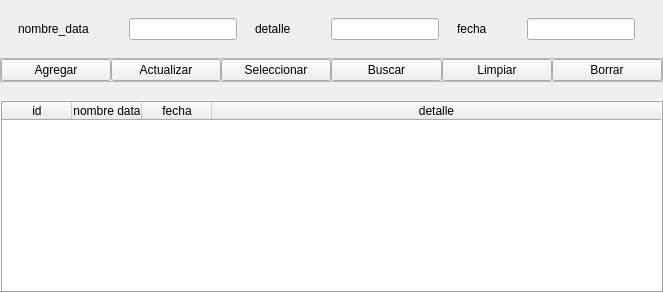
              <widget class="QWidget" name="rde_tab">
               <attribute name="title">
                <string>Registro Data Experimental</string>
               </attribute>
               <layout class="QVBoxLayout" name="verticalLayout_6">
                <property name="spacing">
                 <number>0</number>
                </property>
                <property name="leftMargin">
                 <number>0</number>
                </property>
                <property name="topMargin">
                 <number>0</number>
                </property>
                <property name="rightMargin">
                 <number>0</number>
                </property>
                <property name="bottomMargin">
                 <number>0</number>
                </property>
                <item>
                 <layout class="QVBoxLayout" name="verticalLayout_7">
                  <property name="spacing">
                   <number>0</number>
                  </property>
                  <item>
                   <spacer name="verticalSpacer_6">
                    <property name="orientation">
                     <enum>Qt::Vertical</enum>
                    </property>
                    <property name="sizeHint" stdset="0">
                     <size>
                      <width>20</width>
                      <height>18</height>
                     </size>
                    </property>
                   </spacer>
                  </item>
                  <item>
                   <layout class="QHBoxLayout" name="horizontalLayout_11">
                    <property name="spacing">
                     <number>0</number>
                    </property>
                    <item>
                     <spacer name="horizontalSpacer_11">
                      <property name="orientation">
                       <enum>Qt::Horizontal</enum>
                      </property>
                      <property name="sizeHint" stdset="0">
                       <size>
                        <width>18</width>
                        <height>20</height>
                       </size>
                      </property>
                     </spacer>
                    </item>
                    <item>
                     <layout class="QHBoxLayout" name="horizontalLayout_3">
                      <property name="spacing">
                       <number>0</number>
                      </property>
                      <item>
                       <layout class="QHBoxLayout" name="horizontalLayout_12">
                        <property name="spacing">
                         <number>0</number>
                        </property>
                        <item>
                         <widget class="QLabel" name="label_20">
                          <property name="text">
                           <string>nombre_data</string>
                          </property>
                         </widget>
                        </item>
                        <item>
                         <spacer name="horizontalSpacer_12">
                          <property name="orientation">
                           <enum>Qt::Horizontal</enum>
                          </property>
                          <property name="sizeHint" stdset="0">
                           <size>
                            <width>40</width>
                            <height>20</height>
                           </size>
                          </property>
                         </spacer>
                        </item>
                        <item>
                         <widget class="QLineEdit" name="nombre_data_rde_edit">
                          <property name="text">
                           <string/>
                          </property>
                         </widget>
                        </item>
                       </layout>
                      </item>
                      <item>
                       <spacer name="horizontalSpacer_13">
                        <property name="orientation">
                         <enum>Qt::Horizontal</enum>
                        </property>
                        <property name="sizeHint" stdset="0">
                         <size>
                          <width>18</width>
                          <height>20</height>
                         </size>
                        </property>
                       </spacer>
                      </item>
                      <item>
                       <layout class="QHBoxLayout" name="horizontalLayout_13">
                        <item>
                         <widget class="QLabel" name="label_29">
                          <property name="text">
                           <string>detalle</string>
                          </property>
                         </widget>
                        </item>
                        <item>
                         <spacer name="horizontalSpacer_14">
                          <property name="orientation">
                           <enum>Qt::Horizontal</enum>
                          </property>
                          <property name="sizeHint" stdset="0">
                           <size>
                            <width>40</width>
                            <height>20</height>
                           </size>
                          </property>
                         </spacer>
                        </item>
                        <item>
                         <widget class="QLineEdit" name="detalle_rde_edit"/>
                        </item>
                       </layout>
                      </item>
                      <item>
                       <spacer name="horizontalSpacer_15">
                        <property name="orientation">
                         <enum>Qt::Horizontal</enum>
                        </property>
                        <property name="sizeHint" stdset="0">
                         <size>
                          <width>18</width>
                          <height>20</height>
                         </size>
                        </property>
                       </spacer>
                      </item>
                      <item>
                       <layout class="QHBoxLayout" name="horizontalLayout_14">
                        <item>
                         <widget class="QLabel" name="label_30">
                          <property name="text">
                           <string>fecha</string>
                          </property>
                         </widget>
                        </item>
                        <item>
                         <spacer name="horizontalSpacer_16">
                          <property name="orientation">
                           <enum>Qt::Horizontal</enum>
                          </property>
                          <property name="sizeHint" stdset="0">
                           <size>
                            <width>40</width>
                            <height>20</height>
                           </size>
                          </property>
                         </spacer>
                        </item>
                        <item>
                         <widget class="QLineEdit" name="fecha_rde_edit"/>
                        </item>
                       </layout>
                      </item>
                     </layout>
                    </item>
                    <item>
                     <spacer name="horizontalSpacer_17">
                      <property name="orientation">
                       <enum>Qt::Horizontal</enum>
                      </property>
                      <property name="sizeHint" stdset="0">
                       <size>
                        <width>28</width>
                        <height>20</height>
                       </size>
                      </property>
                     </spacer>
                    </item>
                   </layout>
                  </item>
                  <item>
                   <spacer name="verticalSpacer_7">
                    <property name="orientation">
                     <enum>Qt::Vertical</enum>
                    </property>
                    <property name="sizeHint" stdset="0">
                     <size>
                      <width>20</width>
                      <height>18</height>
                     </size>
                    </property>
                   </spacer>
                  </item>
                  <item>
                   <widget class="QFrame" name="funciones_frame_rde">
                    <property name="frameShape">
                     <enum>QFrame::StyledPanel</enum>
                    </property>
                    <property name="frameShadow">
                     <enum>QFrame::Raised</enum>
                    </property>
                    <layout class="QHBoxLayout" name="horizontalLayout_15">
                     <property name="spacing">
                      <number>0</number>
                     </property>
                     <property name="leftMargin">
                      <number>0</number>
                     </property>
                     <property name="topMargin">
                      <number>0</number>
                     </property>
                     <property name="rightMargin">
                      <number>0</number>
                     </property>
                     <property name="bottomMargin">
                      <number>0</number>
                     </property>
                     <item>
                      <widget class="QPushButton" name="agregar_rde_btn">
                       <property name="text">
                        <string>Agregar</string>
                       </property>
                      </widget>
                     </item>
                     <item>
                      <widget class="QPushButton" name="actualizar_rde_btn">
                       <property name="text">
                        <string>Actualizar</string>
                       </property>
                      </widget>
                     </item>
                     <item>
                      <widget class="QPushButton" name="seleccionar_rde_btn">
                       <property name="text">
                        <string>Seleccionar</string>
                       </property>
                      </widget>
                     </item>
                     <item>
                      <widget class="QPushButton" name="buscar_rde_btn">
                       <property name="text">
                        <string>Buscar</string>
                       </property>
                      </widget>
                     </item>
                     <item>
                      <widget class="QPushButton" name="limpiar_rde_btn">
                       <property name="text">
                        <string>Limpiar</string>
                       </property>
                      </widget>
                     </item>
                     <item>
                      <widget class="QPushButton" name="borrar_rde_btn">
                       <property name="text">
                        <string>Borrar</string>
                       </property>
                      </widget>
                     </item>
                    </layout>
                   </widget>
                  </item>
                  <item>
                   <spacer name="verticalSpacer_8">
                    <property name="orientation">
                     <enum>Qt::Vertical</enum>
                    </property>
                    <property name="sizeHint" stdset="0">
                     <size>
                      <width>20</width>
                      <height>18</height>
                     </size>
                    </property>
                   </spacer>
                  </item>
                  <item>
                   <layout class="QVBoxLayout" name="verticalLayout_8">
                    <property name="spacing">
                     <number>0</number>
                    </property>
                    <item>
                     <widget class="QTableWidget" name="registro_data_experimental_tabla">
                      <property name="focusPolicy">
                       <enum>Qt::NoFocus</enum>
                      </property>
                      <property name="frameShape">
                       <enum>QFrame::Box</enum>
                      </property>
                      <property name="frameShadow">
                       <enum>QFrame::Raised</enum>
                      </property>
                      <property name="showGrid">
                       <bool>false</bool>
                      </property>
                      <attribute name="horizontalHeaderMinimumSectionSize">
                       <number>50</number>
                      </attribute>
                      <attribute name="horizontalHeaderDefaultSectionSize">
                       <number>70</number>
                      </attribute>
                      <attribute name="horizontalHeaderStretchLastSection">
                       <bool>true</bool>
                      </attribute>
                      <attribute name="verticalHeaderVisible">
                       <bool>false</bool>
                      </attribute>
                      <column>
                       <property name="text">
                        <string>id</string>
                       </property>
                      </column>
                      <column>
                       <property name="text">
                        <string>nombre data</string>
                       </property>
                      </column>
                      <column>
                       <property name="text">
                        <string>fecha</string>
                       </property>
                      </column>
                      <column>
                       <property name="text">
                        <string>detalle</string>
                       </property>
                      </column>
                     </widget>
                    </item>
                   </layout>
                  </item>
                 </layout>
                </item>
               </layout>
              </widget>
